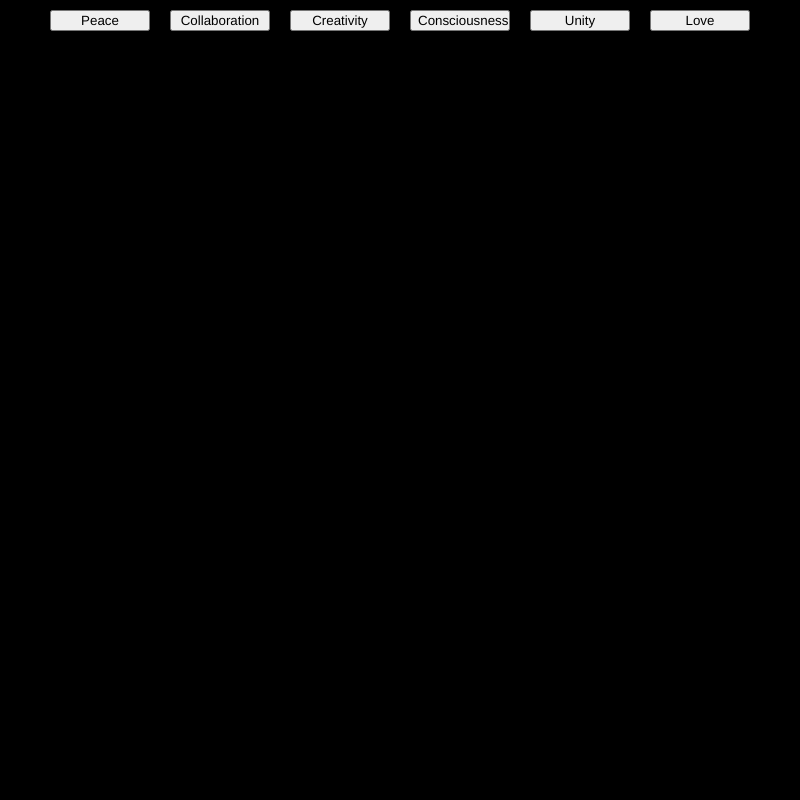
Frame 1 (no input)
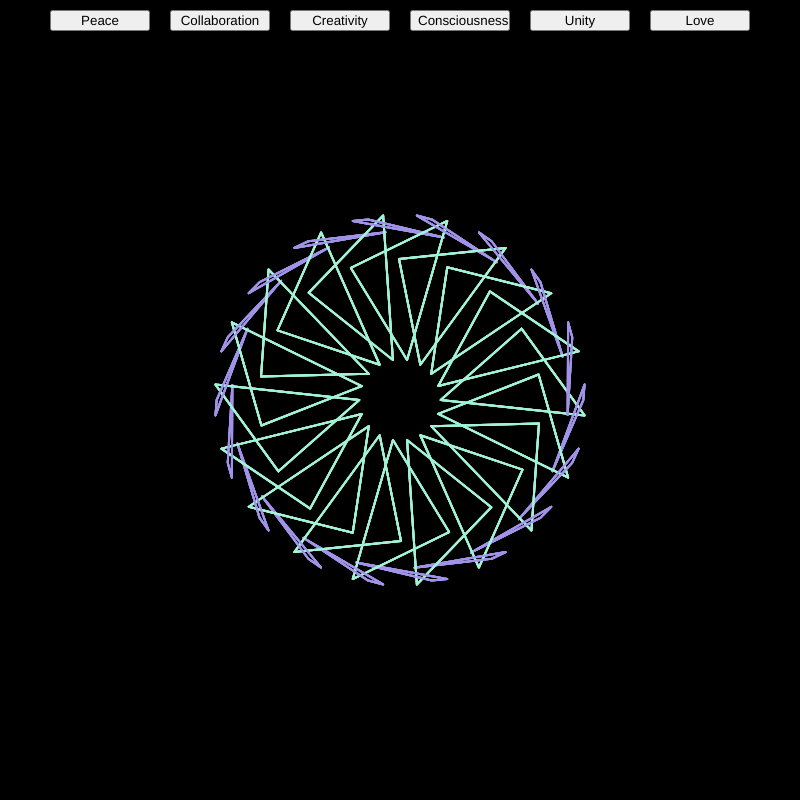
Frame 60 (no input)
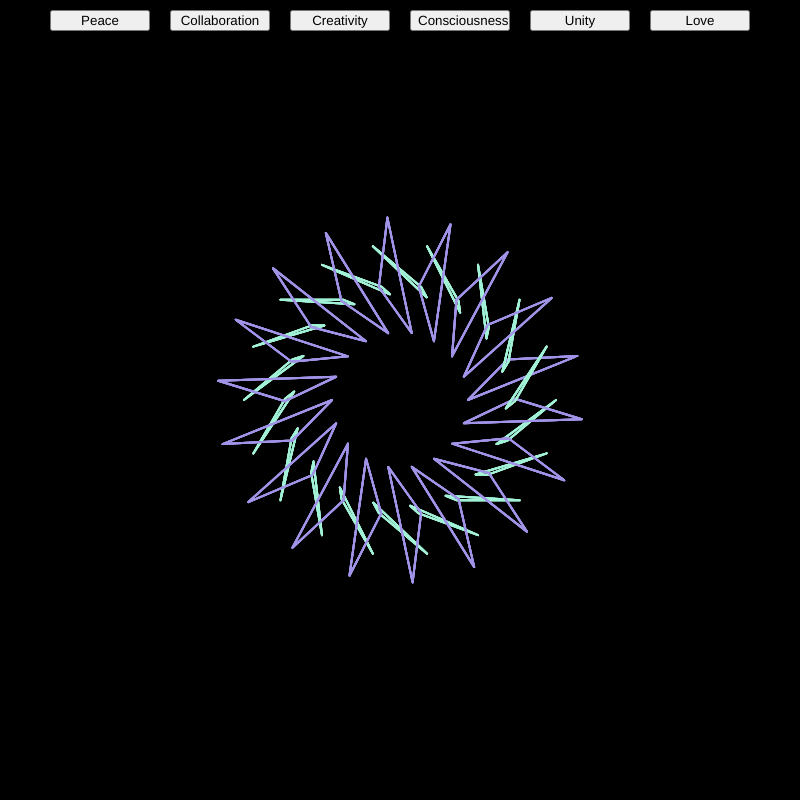
Frame 120 (the mouse pressed at the canvas centre since frame 60)

The p5.js sketch that drew these frames (run headless with seeded random() and noise() and a simulated clock; from frame 60 on, the mouse is pressed at the canvas centre):

// p5.js sketch
// ── sketch.js
var t;
var theta;
var radius = 137;
var shape = "t";
var a,b,num,maxFrameCount;
var btn = [];
var word = ["Peace","Collaboration", "Creativity", "Consciousness", "Unity","Love"];
var s = 100;
var particles;
var button;

var x1 = 0, y1 = 0, x2 = 90, y2 = 20, x3 = 60, y3 = 90, x4 = 0, y4 = 130;
var colorI = 0, steps = 10, counter=0;

function setup() {


    createCanvas(800, 800);
    noFill();
    strokeWeight(2);
    strokeJoin(ROUND);
    strokeCap(ROUND);

    bezierDetail(50);

    particles = new Array();
    for (var i = 720; i > -720; i--) {
        particles.push(new Particle(-50, i));
    }

    for (var i = 0; i < particles.length; i++) {
        var p = particles[i];
        p.otherP = particles[Math.floor(random(particles.length-1))];
    }


    for(var i = 0; i < word.length; i++){
        var b = createButton(word[i]);
        b.position(50+i*120, 10);
        b.mouseClicked(changePattern);
        b.size(100);
        textAlign(CENTER);
        textSize(50);
        btn.push(b);
    }

}

function changePattern(l){
	console.log(l);
	if(l.toElement.textContent == word[0]){
		shape = "c";
	}
	if(l.toElement.textContent == word[1]){
		shape = "t";
	}
	if(l.toElement.textContent == word[2]){
		shape = "r";
	}
	if(l.toElement.textContent == word[3]){
		shape = "p";
	}
	if(l.toElement.textContent == word[4]){
		shape = "d";
	}
    if(l.toElement.textContent == word[5]){
		shape = "h";
	}
}

function draw() {
    background(0,0,0);

    translate(width/2, height/2); 
    noFill();

    t = frameCount/maxFrameCount;
    theta = TWO_PI*t;

    if(shape == 't'){
        numb = 2;
        maxFrameCount = 200;
        for (var i = 0; i < 360; i += 20) {
          var angle = radians(i);
          var x =  (cos(angle) * radius);
          var y =  (sin(angle) * radius);

          this.tri(x, y, HALF_PI+(radians(i)));
        }
    }

    else if(shape == 'c'){
        numb = 4;
        maxFrameCount = 150;
        a = 31;
        b = 7;

        for (var x= 0; x <= 350; x += 15) {
            for (var i = 0; i < numb-1; i++) {
                var rot = TWO_PI/numb*i;

                var offSet = (i*b)+(x*a);   
                var sz1 = map(cos(-(theta)+offSet), 0, 1, 90, 0);
                var sz2 = map(sin(-(theta)+offSet), 0, 1, 0, 90);

                stroke(160-(x/3), 180, 105+(x/3));
                rotate(rot);
                arc(0, 0, x, x, radians(sz2), radians(sz1));
            }
        }
    }
    else if(shape == 'r'){
         numb = 3;
         maxFrameCount = 200;
         for (var i = 0; i < 360; i += 20) {
            var angle = radians(i);
            var x =  (cos(angle) * radius);
            var y =  (sin(angle) * radius);

            this.rec(x, y, HALF_PI+(radians(i)));
        }
    }
    else if(shape == 'p'){
        numb = 2;
        maxFrameCount = 150;
        a = 100;
        b = 3;

        for (var x= 0; x <= 350; x += 30) {
            for (var i = 0; i < numb-1; i++) {
                var rot = TWO_PI/numb*i;

                var offSet = (i*b)+(x*a);   
                var sz1 = map(cos(-(theta)+offSet), 0, 1, 90, 0);
                var sz2 = map(sin(-(theta)+offSet), 0, 1, 0, 90);

                stroke(160-(x/3), 129, 105+(x/3));
                rotate(rot);
                arc(0, 0, x, x, radians(sz2), radians(sz1));
            }
        }
    }

    else if (shape == 'd'){
        translate(width/4-200, height/4-220);
        for (var i = 0; i < particles.length; i++) {
            var p = particles[i];
            p.draw();
        }
    }
    else if (shape == 'h'){
        push();
        scale(1.3);

        for(var j = 0; j < 52; j +=1){
            push();
            rotate(j);

            if(colorI<= 10){
                colorI++;
            }
            else{
                colorI= 0;
            }

            if(counter <=10000){
                counter ++;
            }
            else{
                counter = 0;
            }

            var t = colorI/ steps;
            var x = bezierPoint(x1, x2, x3, x4, t);
            var y = bezierPoint(y1, y2, y3, y4, t);

            if(colorI< 5){
                stroke(100+colorI*20, 21, 12+colorI*50);
            }
            else{
                stroke(23+colorI*20, 121, 2+colorI*50);
            }

            if(counter > 5000){
                stroke(23+colorI*20, 231, 2+colorI*50);
            }

            noFill();
            bezier(0,0,90,20, 60,90,0,130);
            bezier(0,0,-90,20,-60,90,0,130);
            pop();
        }
        pop();
    }
}

function rec(xpos, ypos, a) {
    push();
    translate(xpos, ypos);
    rotate(a);

    for (var x= -50; x <= 56; x += 100) {
        for (var y= -50; y <= 56; y += 100) {
              for (var i=0; i<=numb-1; i++) {
                var offSet = (TWO_PI/numb*i); 
                var offSet2 = (TWO_PI/numb*i)*2; 
                var pos1 = map(sin(-theta+offSet), -1, 1, -75, 75);
                var pos2 = map(cos(-theta+offSet), -1, 1, 50, -50);
                var pos3 = map(sin(-theta+offSet2), -1, 1, -50, 50);
                var pos4 = map(sin(-theta+offSet), -1, 1, 100, -50);

                /* modulo for two colors */
                if (i % 3 == 0) {
                  stroke(209, 200, 109);
                } else if (i % 3 == 1){
                  stroke(228, 134, 109);
                }
                else {
                  stroke(143, 171, 212);
                }

                rect(pos1, pos4, pos2, pos3);
                }
        }
    }

    pop();
	
}

function tri(xpos, ypos, a) {
    push();
    translate(xpos, ypos);
    rotate(a);
  
    for (var x= -50; x <= 56; x += 100) {
        for (var y= -50; y <= 56; y += 100) {
            for (var i=0; i<=numb-1; i++) {
                var offSet = (TWO_PI/numb*i); 
                var offSet2 = (TWO_PI/numb*i)*2; 
                var pos1 = map(sin(-theta+offSet), -1, 1, -75, 75);
                var pos2 = map(cos(-theta+offSet), -1, 1, 50, -50);
                var pos3 = map(sin(-theta+offSet2), -1, 1, -50, 50);
                var pos4 = map(sin(-theta+offSet), -1, 1, 100, -50);



                if(abs(sin(-theta+offSet))<0.5 ){
                    if (i % 2 == 0) {
                      stroke(66, 134, 244);
                    } else {
                      stroke(255, 231, 165);
                    }
                }
                else{
                    if (i % 2 == 0) {
                      stroke(162, 242, 216);
                    } else {
                      stroke(161, 148, 232);
                    }
                }
                triangle(0, pos4, pos2, pos3, pos1, pos2);
              }
        }
        }

    pop();
}


function Particle(y, index){
    this.y = y;
    this.index = index;
    this.xpos = 0;
    this.ypos = 0;
    this.otherP;
}

Particle.prototype.draw = function(){
    this.angle = cos(radians(this.index*2-frameCount*3))*50;
    this.xpos = sin(radians(this.index))*(s+this.angle*3);
    this.ypos = cos(radians(this.index))*(s-this.angle*3);
    if(Math.pow((this.xpos - this.otherP.xpos),2) + Math.pow((this.ypos - this.otherP.ypos),2) < 10000){
        stroke(240,75);
        line(this.xpos, this.ypos, this.otherP.xpos, this.otherP.ypos);
    }
}


// ── test.js
var x1 = 0, y1 = 0, x2 = 90, y2 = 20, x3 = 60, y3 = 90, x4 = 0, y4 = 130;
var colorI= 0, steps = 10, counter=0;
function setup() {
    createCanvas(800, 800);
    noFill();
    background(0);
    strokeWeight(2);
    strokeJoin(ROUND);
    strokeCap(ROUND);
    bezierDetail(50);
}

function draw() {

    push();
    translate(400,400);

    for(var j = 0; j < 52; j +=1){
        push();
        rotate(j);
    
        if(colorI<= 10){
            i++;
        }
        else{
            colorI= 0;
        }
        
        if(counter <=10000){
            counter ++;
        }
        else{
            counter = 0;
        }
        
        var t = colorI/ steps;
        var x = bezierPoint(x1, x2, x3, x4, t);
        var y = bezierPoint(y1, y2, y3, y4, t);

        if(colorI< 5){
            stroke(100+i*20, 21, 12+i*50);
        }
        else{
            stroke(23+i*20, 121, 2+i*50);
        }
        
        if(counter > 5000){
            stroke(23+i*20, 121, 2+i*50);
        }

        noFill();
        bezier(0,0,90,20, 60,90,0,130);
        bezier(0,0,-90,20,-60,90,0,130);
        pop();
    }
    pop();

}
// ── web-sg.js
var t;
var theta;
var radius = 137;
var shape = "t";
var a,b,num,maxFrameCount;
var btn = [];
var word = ["Peace","Collaboration", "Creativity", "Consciousness", "Unity","Love"];
var s = 100;
var particles;
var button;

var x1 = 0, y1 = 0, x2 = 90, y2 = 20, x3 = 60, y3 = 90, x4 = 0, y4 = 130;
var colorI = 0, steps = 10, counter=0;


function setup() {
    var can = createCanvas(800, 800);
	can.parent('sketch-holder');
    noFill();
    strokeWeight(2);
    strokeJoin(ROUND);
    strokeCap(ROUND);

    bezierDetail(50);

    particles = new Array();
    for (var i = 720; i > -720; i--) {
        particles.push(new Particle(-50, i));
    }

    for (var i = 0; i < particles.length; i++) {
        var p = particles[i];
        p.otherP = particles[Math.floor(random(particles.length-1))];
    }


    for(var i = 0; i < word.length; i++){
       var b = createButton(word[i]).parent('sketch-holder');
       b.position(100+i*120, 320);
       b.mouseClicked(changePattern);
       b.size(100);
       textAlign(CENTER);
       textSize(50);
       btn.push(b);
    }

}
function resizeCanvas(){
	
}
function changePattern(l){
	console.log(l);
	if(l.toElement.textContent == word[0]){
		shape = "c";
	}
	if(l.toElement.textContent == word[1]){
		shape = "t";
	}
	if(l.toElement.textContent == word[2]){
		shape = "r";
	}
	if(l.toElement.textContent == word[3]){
		shape = "p";
	}
	if(l.toElement.textContent == word[4]){
		shape = "d";
	}
    if(l.toElement.textContent == word[5]){
		shape = "h";
	}
}

function draw() {
    background(0,0,0);

    translate(width/2, height/2); 
    noFill();

    t = frameCount/maxFrameCount;
    theta = TWO_PI*t;

    if(shape == 't'){
        numb = 2;
        maxFrameCount = 200;
        for (var i = 0; i < 360; i += 20) {
          var angle = radians(i);
          var x =  (cos(angle) * radius);
          var y =  (sin(angle) * radius);

          this.tri(x, y, HALF_PI+(radians(i)));
        }
    }

    else if(shape == 'c'){
        numb = 4;
        maxFrameCount = 150;
        a = 31;
        b = 7;

        for (var x= 0; x <= 350; x += 15) {
            for (var i = 0; i < numb-1; i++) {
                var rot = TWO_PI/numb*i;

                var offSet = (i*b)+(x*a);   
                var sz1 = map(cos(-(theta)+offSet), 0, 1, 90, 0);
                var sz2 = map(sin(-(theta)+offSet), 0, 1, 0, 90);

                stroke(160-(x/3), 180, 105+(x/3));
                rotate(rot);
                arc(0, 0, x, x, radians(sz2), radians(sz1));
            }
        }
    }
    else if(shape == 'r'){
         numb = 3;
         maxFrameCount = 200;
         for (var i = 0; i < 360; i += 20) {
            var angle = radians(i);
            var x =  (cos(angle) * radius);
            var y =  (sin(angle) * radius);

            this.rec(x, y, HALF_PI+(radians(i)));
        }
    }
    else if(shape == 'p'){
        numb = 2;
        maxFrameCount = 150;
        a = 100;
        b = 3;

        for (var x= 0; x <= 350; x += 30) {
            for (var i = 0; i < numb-1; i++) {
                var rot = TWO_PI/numb*i;

                var offSet = (i*b)+(x*a);   
                var sz1 = map(cos(-(theta)+offSet), 0, 1, 90, 0);
                var sz2 = map(sin(-(theta)+offSet), 0, 1, 0, 90);

                stroke(160-(x/3), 129, 105+(x/3));
                rotate(rot);
                arc(0, 0, x, x, radians(sz2), radians(sz1));
            }
        }
    }

    else if (shape == 'd'){
        translate(width/4-200, height/4-220);
        for (var i = 0; i < particles.length; i++) {
            var p = particles[i];
            p.draw();
        }
    }
    else if (shape == 'h'){
        push();
        scale(1.3);

        for(var j = 0; j < 52; j +=1){
            push();
            rotate(j);

            if(colorI<= 10){
                colorI++;
            }
            else{
                colorI= 0;
            }

            if(counter <=10000){
                counter ++;
            }
            else{
                counter = 0;
            }

            var t = colorI/ steps;
            var x = bezierPoint(x1, x2, x3, x4, t);
            var y = bezierPoint(y1, y2, y3, y4, t);

            if(colorI< 5){
                stroke(100+colorI*20, 21, 12+colorI*50);
            }
            else{
                stroke(23+colorI*20, 121, 2+colorI*50);
            }

            if(counter > 5000){
                stroke(23+colorI*20, 231, 2+colorI*50);
            }

            noFill();
            bezier(0,0,90,20, 60,90,0,130);
            bezier(0,0,-90,20,-60,90,0,130);
            pop();
        }
        pop();
    }
}

function rec(xpos, ypos, a) {
    push();
    translate(xpos, ypos);
    rotate(a);

    for (var x= -50; x <= 56; x += 100) {
        for (var y= -50; y <= 56; y += 100) {
              for (var i=0; i<=numb-1; i++) {
                var offSet = (TWO_PI/numb*i); 
                var offSet2 = (TWO_PI/numb*i)*2; 
                var pos1 = map(sin(-theta+offSet), -1, 1, -75, 75);
                var pos2 = map(cos(-theta+offSet), -1, 1, 50, -50);
                var pos3 = map(sin(-theta+offSet2), -1, 1, -50, 50);
                var pos4 = map(sin(-theta+offSet), -1, 1, 100, -50);

                /* modulo for two colors */
                if (i % 3 == 0) {
                  stroke(209, 200, 109);
                } else if (i % 3 == 1){
                  stroke(228, 134, 109);
                }
                else {
                  stroke(143, 171, 212);
                }

                rect(pos1, pos4, pos2, pos3);
                }
        }
    }

    pop();
	
}

function tri(xpos, ypos, a) {
    push();
    translate(xpos, ypos);
    rotate(a);
  
    for (var x= -50; x <= 56; x += 100) {
        for (var y= -50; y <= 56; y += 100) {
            for (var i=0; i<=numb-1; i++) {
                var offSet = (TWO_PI/numb*i); 
                var offSet2 = (TWO_PI/numb*i)*2; 
                var pos1 = map(sin(-theta+offSet), -1, 1, -75, 75);
                var pos2 = map(cos(-theta+offSet), -1, 1, 50, -50);
                var pos3 = map(sin(-theta+offSet2), -1, 1, -50, 50);
                var pos4 = map(sin(-theta+offSet), -1, 1, 100, -50);



                if(abs(sin(-theta+offSet))<0.5 ){
                    if (i % 2 == 0) {
                      stroke(66, 134, 244);
                    } else {
                      stroke(255, 231, 165);
                    }
                }
                else{
                    if (i % 2 == 0) {
                      stroke(162, 242, 216);
                    } else {
                      stroke(161, 148, 232);
                    }
                }
                triangle(0, pos4, pos2, pos3, pos1, pos2);
              }
        }
        }

    pop();
}


function Particle(y, index){
    this.y = y;
    this.index = index;
    this.xpos = 0;
    this.ypos = 0;
    this.otherP;
}

Particle.prototype.draw = function(){
    this.angle = cos(radians(this.index*2-frameCount*3))*50;
    this.xpos = sin(radians(this.index))*(s+this.angle*3);
    this.ypos = cos(radians(this.index))*(s-this.angle*3);
    if(Math.pow((this.xpos - this.otherP.xpos),2) + Math.pow((this.ypos - this.otherP.ypos),2) < 10000){
        stroke(240,75);
        line(this.xpos, this.ypos, this.otherP.xpos, this.otherP.ypos);
    }
}
